Frame 1 (no input): blank canvas, image omitted
Frame 60 (no input): blank canvas, image omitted
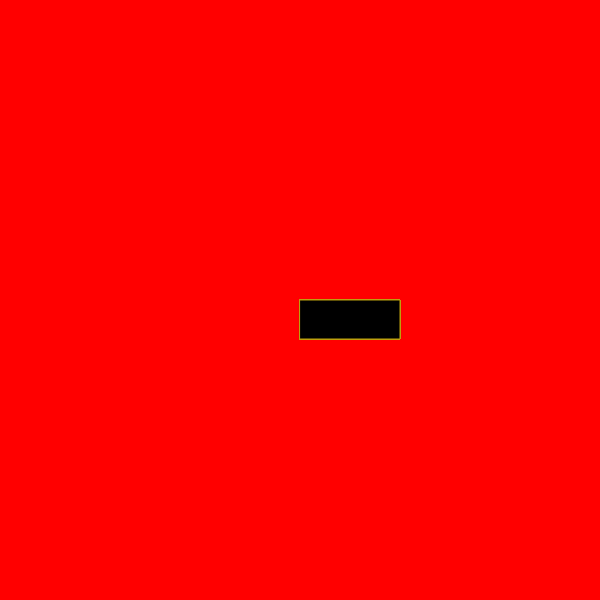
Frame 120 (the mouse pressed at the canvas centre since frame 60)

The p5.js sketch whose frames 1 and 60 were blank and that drew this single picture after the mouse press (run headless with seeded random() and noise() and a simulated clock; from frame 60 on, the mouse is pressed at the canvas centre):

// p5.js sketch
// ── sketch.js
function setup() {
  createCanvas(600, 600);
  background("red");
}
function draw() {
  stroke("rgb(189,161,15)");
  fill("black");

  // console.log(mouseIsPressed)

  if (mouseIsPressed) {
    rect(mouseX, mouseY, 100, 39);
  }
}
